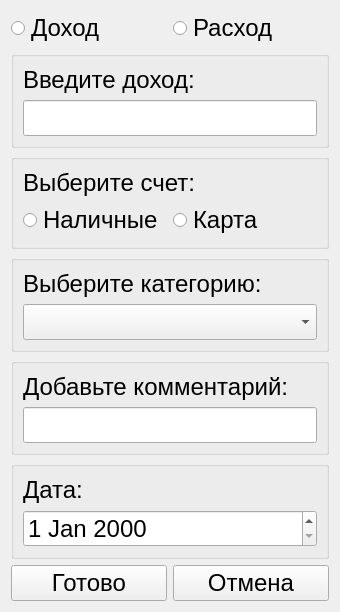
<?xml version="1.0" encoding="UTF-8"?>
<ui version="4.0">
 <class>transaction</class>
 <widget class="QWidget" name="transaction">
  <property name="geometry">
   <rect>
    <x>0</x>
    <y>0</y>
    <width>340</width>
    <height>607</height>
   </rect>
  </property>
  <property name="windowTitle">
   <string>Form</string>
  </property>
  <layout class="QGridLayout" name="gridLayout">
   <item row="0" column="0">
    <layout class="QHBoxLayout" name="horizontalLayout">
     <item>
      <widget class="QRadioButton" name="radioButton_income">
       <property name="font">
        <font>
         <pointsize>18</pointsize>
        </font>
       </property>
       <property name="text">
        <string>Доход</string>
       </property>
      </widget>
     </item>
     <item>
      <widget class="QRadioButton" name="radioButton_expenses">
       <property name="font">
        <font>
         <pointsize>18</pointsize>
        </font>
       </property>
       <property name="text">
        <string>Расход</string>
       </property>
      </widget>
     </item>
    </layout>
   </item>
   <item row="1" column="0">
    <widget class="QGroupBox" name="groupBox">
     <property name="title">
      <string/>
     </property>
     <layout class="QVBoxLayout" name="verticalLayout">
      <item>
       <widget class="QLabel" name="label_money">
        <property name="font">
         <font>
          <pointsize>18</pointsize>
         </font>
        </property>
        <property name="text">
         <string>Введите доход:</string>
        </property>
       </widget>
      </item>
      <item>
       <widget class="QLineEdit" name="lineEdit_money">
        <property name="font">
         <font>
          <pointsize>18</pointsize>
         </font>
        </property>
       </widget>
      </item>
     </layout>
    </widget>
   </item>
   <item row="2" column="0">
    <widget class="QGroupBox" name="groupBox_4">
     <property name="title">
      <string/>
     </property>
     <layout class="QVBoxLayout" name="verticalLayout_2">
      <item>
       <widget class="QLabel" name="label_check">
        <property name="font">
         <font>
          <pointsize>18</pointsize>
         </font>
        </property>
        <property name="text">
         <string>Выберите счет:</string>
        </property>
       </widget>
      </item>
      <item>
       <layout class="QHBoxLayout" name="horizontalLayout_3">
        <item>
         <widget class="QRadioButton" name="radioButton_cash">
          <property name="font">
           <font>
            <pointsize>18</pointsize>
           </font>
          </property>
          <property name="text">
           <string>Наличные</string>
          </property>
         </widget>
        </item>
        <item>
         <widget class="QRadioButton" name="radioButton_card">
          <property name="font">
           <font>
            <pointsize>18</pointsize>
           </font>
          </property>
          <property name="text">
           <string>Карта</string>
          </property>
         </widget>
        </item>
       </layout>
      </item>
     </layout>
    </widget>
   </item>
   <item row="3" column="0">
    <widget class="QGroupBox" name="groupBox_2">
     <property name="title">
      <string/>
     </property>
     <layout class="QVBoxLayout" name="verticalLayout_4">
      <item>
       <widget class="QLabel" name="label_category">
        <property name="font">
         <font>
          <pointsize>18</pointsize>
         </font>
        </property>
        <property name="text">
         <string>Выберите категорию:</string>
        </property>
       </widget>
      </item>
      <item>
       <widget class="QComboBox" name="comboBox_category">
        <property name="minimumSize">
         <size>
          <width>0</width>
          <height>0</height>
         </size>
        </property>
        <property name="baseSize">
         <size>
          <width>0</width>
          <height>0</height>
         </size>
        </property>
        <property name="font">
         <font>
          <pointsize>18</pointsize>
          <italic>false</italic>
          <kerning>true</kerning>
         </font>
        </property>
        <property name="layoutDirection">
         <enum>Qt::LeftToRight</enum>
        </property>
        <property name="styleSheet">
         <string notr="true"/>
        </property>
        <property name="currentText">
         <string/>
        </property>
        <property name="sizeAdjustPolicy">
         <enum>QComboBox::AdjustToContentsOnFirstShow</enum>
        </property>
        <property name="iconSize">
         <size>
          <width>16</width>
          <height>16</height>
         </size>
        </property>
        <property name="frame">
         <bool>true</bool>
        </property>
       </widget>
      </item>
     </layout>
    </widget>
   </item>
   <item row="4" column="0">
    <widget class="QGroupBox" name="groupBox_3">
     <property name="title">
      <string/>
     </property>
     <layout class="QVBoxLayout" name="verticalLayout_3">
      <item>
       <widget class="QLabel" name="label_comment">
        <property name="font">
         <font>
          <pointsize>18</pointsize>
          <bold>false</bold>
         </font>
        </property>
        <property name="text">
         <string>Добавьте комментарий:</string>
        </property>
       </widget>
      </item>
      <item>
       <widget class="QLineEdit" name="lineEdit_comment">
        <property name="font">
         <font>
          <pointsize>18</pointsize>
         </font>
        </property>
       </widget>
      </item>
     </layout>
    </widget>
   </item>
   <item row="5" column="0">
    <widget class="QGroupBox" name="groupBox_5">
     <property name="title">
      <string/>
     </property>
     <layout class="QVBoxLayout" name="verticalLayout_5">
      <item>
       <widget class="QLabel" name="label_date">
        <property name="font">
         <font>
          <pointsize>18</pointsize>
         </font>
        </property>
        <property name="text">
         <string>Дата:</string>
        </property>
       </widget>
      </item>
      <item>
       <widget class="QDateEdit" name="dateEdit_date">
        <property name="font">
         <font>
          <pointsize>18</pointsize>
         </font>
        </property>
       </widget>
      </item>
     </layout>
    </widget>
   </item>
   <item row="6" column="0">
    <layout class="QHBoxLayout" name="horizontalLayout_2">
     <item>
      <widget class="QPushButton" name="pushButton_ready">
       <property name="minimumSize">
        <size>
         <width>150</width>
         <height>0</height>
        </size>
       </property>
       <property name="font">
        <font>
         <pointsize>18</pointsize>
        </font>
       </property>
       <property name="text">
        <string>Готово</string>
       </property>
      </widget>
     </item>
     <item>
      <widget class="QPushButton" name="pushButton_exit">
       <property name="minimumSize">
        <size>
         <width>150</width>
         <height>0</height>
        </size>
       </property>
       <property name="font">
        <font>
         <pointsize>18</pointsize>
        </font>
       </property>
       <property name="text">
        <string>Отмена</string>
       </property>
      </widget>
     </item>
    </layout>
   </item>
  </layout>
 </widget>
 <resources/>
 <connections/>
</ui>
